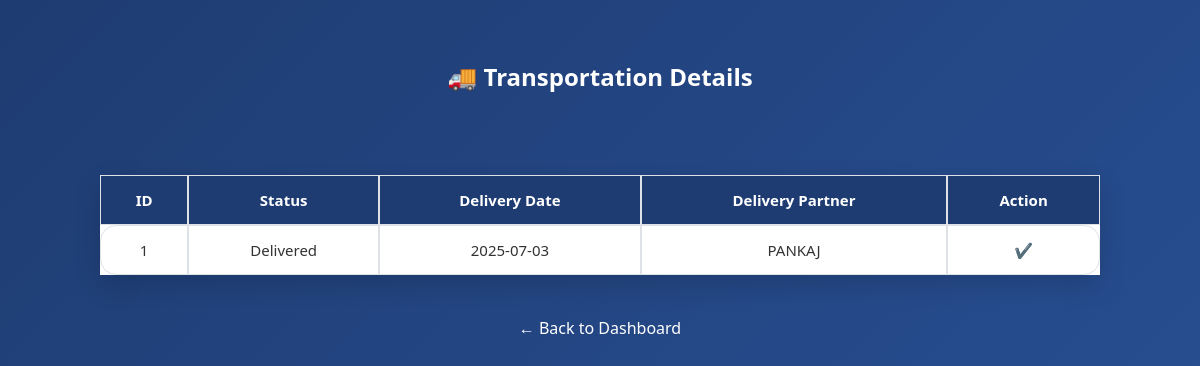
Page /sales/view_transportation.php (signed in) on the committed database.
### tables this page shows
CREATE TABLE `transportation` (
  `id` int(11) NOT NULL,
  `order_id` int(11) NOT NULL,
  `deliveryPartner_id` int(11) DEFAULT NULL,
  `deliveryStatus` varchar(50) NOT NULL DEFAULT 'Processing',
  `deliveryDate` date DEFAULT NULL,
  `estimatedDeliveryDate` date DEFAULT NULL,
  `created_at` timestamp NOT NULL DEFAULT current_timestamp()
);

CREATE TABLE `deliverypartner` (
  `id` int(11) NOT NULL,
  `name` varchar(255) NOT NULL,
  `contactInfo` varchar(255) NOT NULL
);

### sales/view_transportation.php (the view, shortened to what this page needs)
<?php
include '../includes/db.php';
$data_result = mysqli_query($conn, "
    SELECT t.id, t.deliveryStatus, t.deliveryDate, dp.name AS deliveryPartnerName
    FROM transportation t
    LEFT JOIN deliverypartner dp ON t.deliveryPartner_id = dp.id -- Corrected column names
    ORDER BY t.id DESC
");
?>
<!DOCTYPE html>
<html lang="en">
<head>
    <link rel="stylesheet" href="../assets/tables.css">
</head>
<body>
<h2>🚚 Transportation Details</h2>
<table>
    <thead>
        <tr>
            <th>ID</th>
            <th>Status</th>
            <th>Delivery Date</th>
            <th>Delivery Partner</th> <th>Action</th>
        </tr>
    </thead>
    <tbody>
        <?php if (mysqli_num_rows($data_result) > 0): ?>
            <?php while ($row = mysqli_fetch_assoc($data_result)): ?>
                <tr>
                    <td><?= htmlspecialchars($row['id']) ?></td> <td><?= htmlspecialchars($row['deliveryStatus']) ?></td>
                    <td><?= htmlspecialchars($row['deliveryDate'] ?? 'N/A') ?></td>
                    <td><?= htmlspecialchars($row['deliveryPartnerName'] ?? 'N/A') ?></td> <td>
                        <?php if ($row['deliveryStatus'] !== 'Delivered'): ?>
                            <form method="POST" style="display:inline;">
                                <input type="hidden" name="transportationId" value="<?= htmlspecialchars($row['id']) ?>"> <input type="hidden" name="deliveryStatus" value="Delivered">
                                <button type="submit" name="update">Mark Delivered</button>
                            </form>
                        <?php else: ?>✔️<?php endif; ?>
                    </td>
                </tr>
            <?php endwhile; ?>
        <?php else: ?>
            <tr><td colspan="5">No transportation records found.</td></tr>
        <?php endif; ?>
    </tbody>
</table>
<br>
<a href="../dashboard.php">← Back to Dashboard</a>
</body>
</html>

### assets/tables.css (style rules this page uses)
body { margin: 0; padding: 40px 20px; font-family: 'Segoe UI', Tahoma, Geneva, Verdana, sans-serif; background: linear-gradient(135deg, #1e3c72, #2a5298); min-height: 100vh; box-sizing: border-box; color: #333; display: flex; flex-direction: column; align-items: center; }
h2, h3, h4 { color: #ffffff; text-align: center; margin-bottom: 20px; }
table { width: 100%; max-width: 1000px; border-collapse: separate; border-spacing: 0; box-shadow: 0 10px 25px rgba(0, 0, 0, 0.15); margin-top: 30px; background-color: #ffffff; }
table tr:first-child td:first-child { border-top-left-radius: 16px; }
table tr:first-child td:last-child { border-top-right-radius: 16px; }
table tr:last-child td:first-child { border-bottom-left-radius: 16px; }
table tr:last-child td:last-child { border-bottom-right-radius: 16px; }
table th, table td { border: 1px solid #dee2e6; padding: 14px 12px; text-align: center; font-size: 15px; background-color: #ffffff; }
table th { background-color: #1e3c72; color: white; font-weight: 600; }
a { margin-top: 20px; color: #ffffff; font-weight: 500; text-align: center; text-decoration: none; display: block; }

### rows in the picture
transportation: id "1", deliveryStatus "Delivered", deliveryDate "2025-07-03", deliveryPartner.name "PANKAJ"
